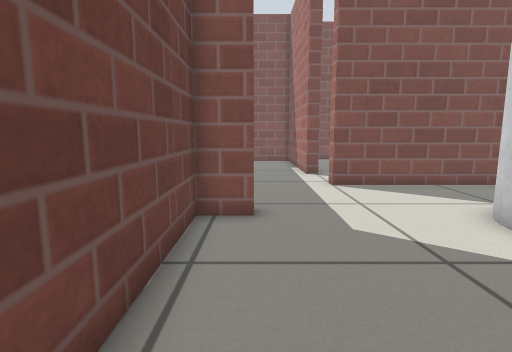
View 1 (above)

20 first-person views from a walk through a robot-simulator world made for Gazebo. The camera is 0.5 m above the floor, tilts 8° down and sees 80° across. The lines on the ground mark 1 m squares. The floor is counted in squares, 0.25 m on a side. Each view is taken from the middle of a square. On the plan, view 1 faces up. The plan holds only what a view shows up to about 17 squares ahead; the rest is blank. Simple patterns stand in for the simulator's built-in surfaces.

View 2
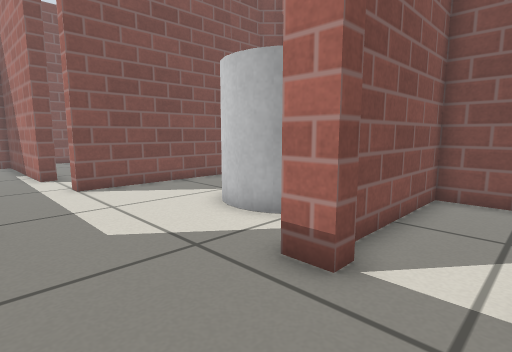

View 3
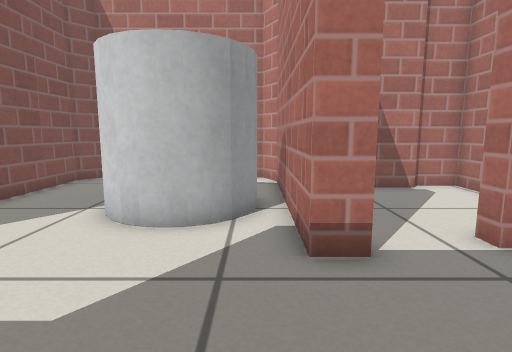

View 4
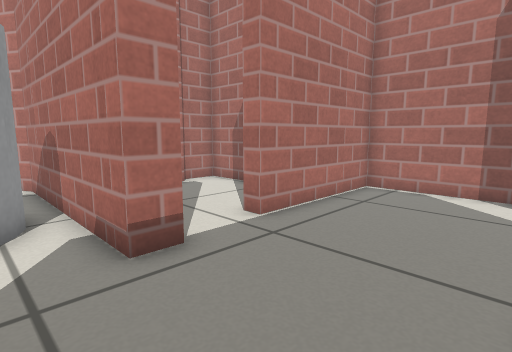

View 5
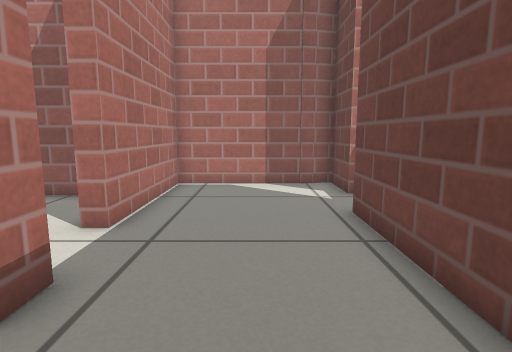

View 6
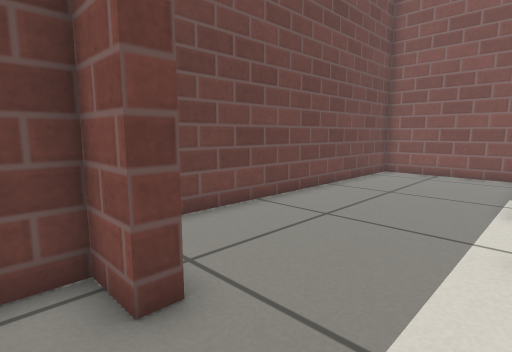

View 7
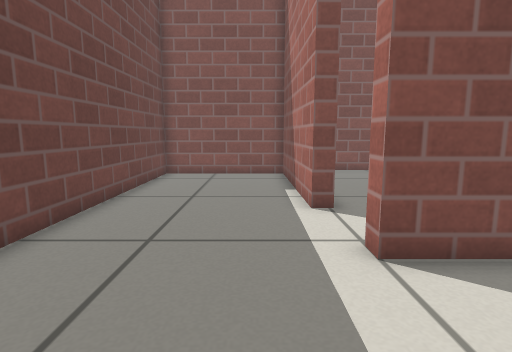

View 8
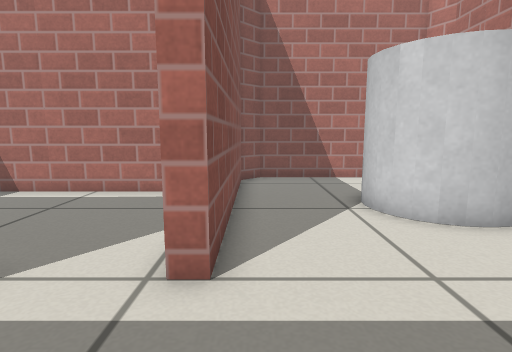

View 9
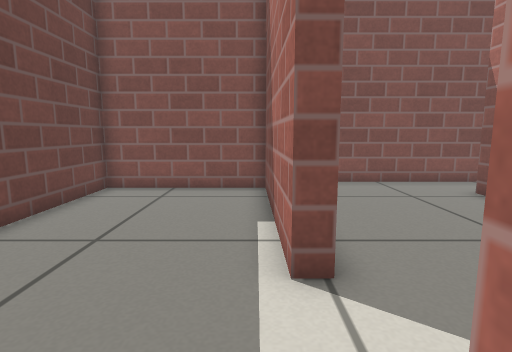

View 10
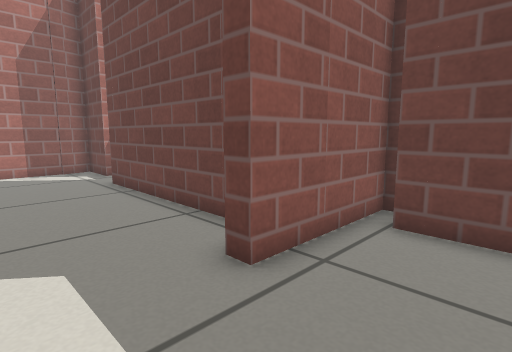

View 11
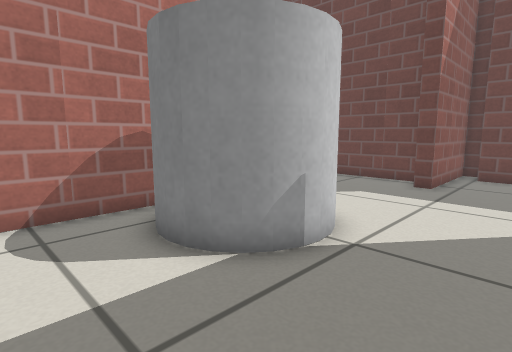

View 12
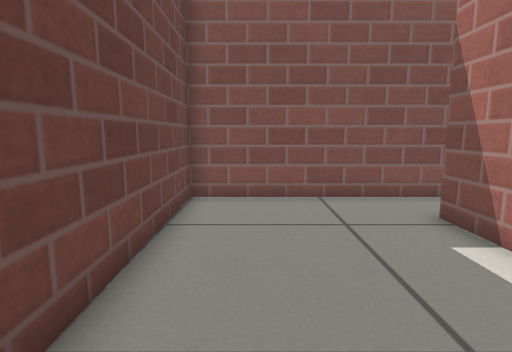

View 13
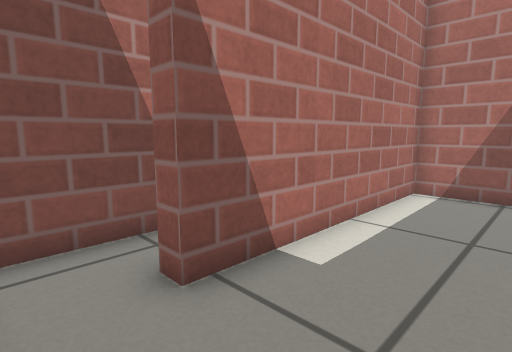

View 14
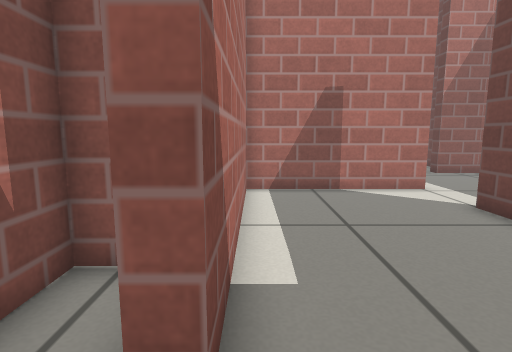

View 15
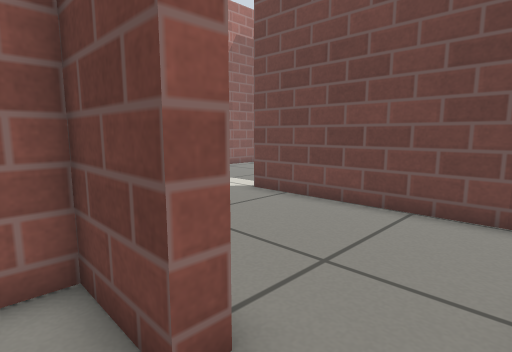

View 16
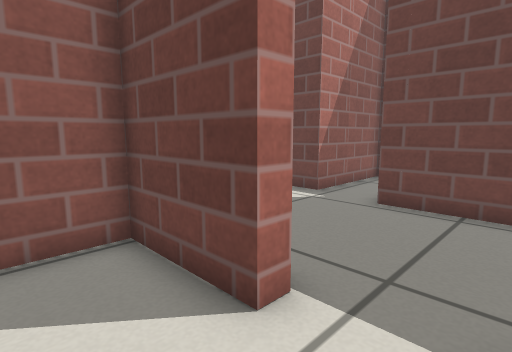

View 17
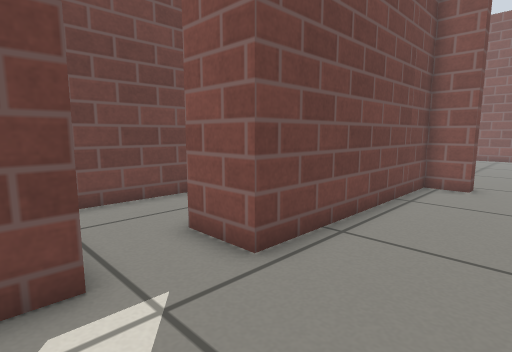

View 18
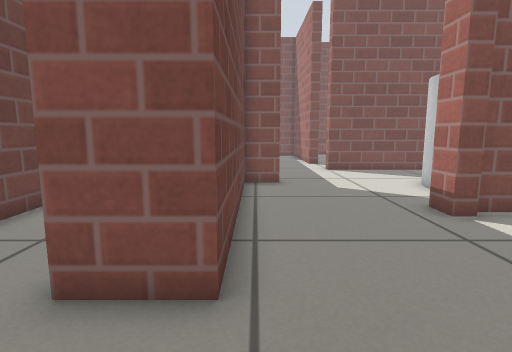

View 19
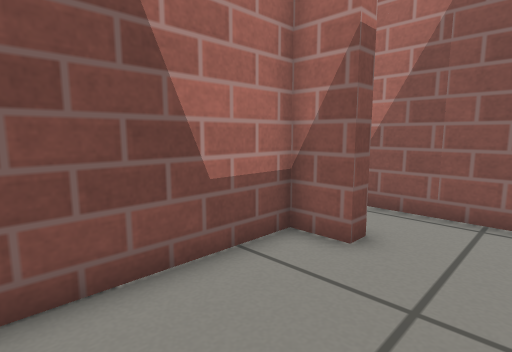

View 20
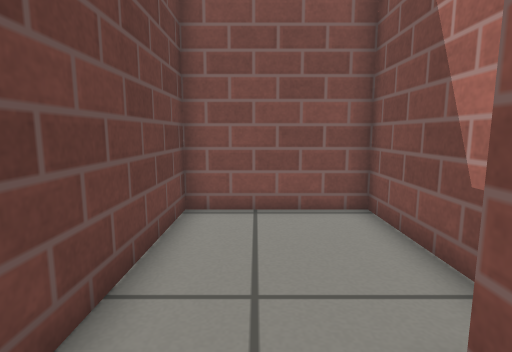

### Floor plan
Key: @ floor where view 1 was taken; # wall or solid block; . floor; C grey cylinder.
Columns run from 7 left of view 1 to 13 right of it. Each row starts with its distance up from view 1.
 24           ##########
 23           #........#
 22    ########........#
 21    #.....##.....##.#
 20    #......#.....##.#
 19    #......#.....####
 18    #......#.....#
 17    #......#.....#
 16    #......#.....#
 15    #......#.....#
 14    #............#
 13    #............#
 12    #......###########
 11    #................#
 10    #................#
  9    #................#
  8    #####......CC....#
  7      ###.....C CC...#
  6      #......C   C...#
  5 ######.......C  C...#
  4 #....#........C ....#
  3 #....#.....##########
  2 #....#...........#
  1 #....#...........#
  0 #....#.@.........#
 -1 #...##.....##....#
 -2 #..........##....##
 -3 #..........##.....#
 -4 ######.....########
 -5      #.....#
 -6      #######

Positions as (right, up) in squares from view 1, and headings:
1: (0, 0), facing up
2: (0, 0), facing up-right
3: (-1, 4), facing right
4: (-1, 5), facing down-right
5: (1, 6), facing down
6: (3, 6), facing up-left
7: (1, 7), facing up
8: (-1, 11), facing right
9: (2, 11), facing up
10: (3, 11), facing down-left
11: (12, 11), facing down-left
12: (5, 14), facing up
13: (6, 23), facing down-right
14: (9, 23), facing down
15: (11, 23), facing down-left
16: (7, 2), facing down-left
17: (2, -5), facing up-left
18: (-1, -5), facing up
19: (-6, 4), facing down-right
20: (-5, -3), facing up
